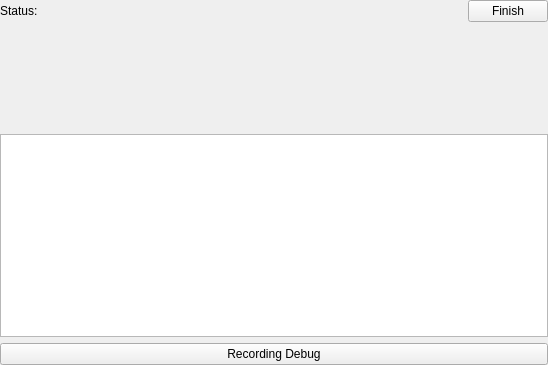
<?xml version="1.0" encoding="UTF-8"?>
<ui version="4.0">
 <class>RecordingPage</class>
 <widget class="QWidget" name="RecordingPage">
  <property name="geometry">
   <rect>
    <x>0</x>
    <y>0</y>
    <width>548</width>
    <height>365</height>
   </rect>
  </property>
  <property name="windowTitle">
   <string>Form</string>
  </property>
  <layout class="QVBoxLayout" name="verticalLayout">
   <property name="leftMargin">
    <number>0</number>
   </property>
   <property name="topMargin">
    <number>0</number>
   </property>
   <property name="rightMargin">
    <number>0</number>
   </property>
   <property name="bottomMargin">
    <number>0</number>
   </property>
   <item>
    <layout class="QHBoxLayout" name="horizontalLayout">
     <property name="leftMargin">
      <number>0</number>
     </property>
     <item>
      <layout class="QVBoxLayout" name="verticalLayout_3">
       <property name="rightMargin">
        <number>0</number>
       </property>
       <property name="bottomMargin">
        <number>0</number>
       </property>
       <item>
        <widget class="QWidget" name="horizontalWidget" native="true">
         <property name="sizePolicy">
          <sizepolicy hsizetype="Preferred" vsizetype="Maximum">
           <horstretch>0</horstretch>
           <verstretch>0</verstretch>
          </sizepolicy>
         </property>
         <layout class="QHBoxLayout" name="horizontalLayout_2">
          <property name="leftMargin">
           <number>0</number>
          </property>
          <property name="topMargin">
           <number>0</number>
          </property>
          <property name="rightMargin">
           <number>0</number>
          </property>
          <property name="bottomMargin">
           <number>0</number>
          </property>
          <item>
           <widget class="QLabel" name="label">
            <property name="sizePolicy">
             <sizepolicy hsizetype="Maximum" vsizetype="Preferred">
              <horstretch>0</horstretch>
              <verstretch>0</verstretch>
             </sizepolicy>
            </property>
            <property name="text">
             <string>Status:</string>
            </property>
           </widget>
          </item>
          <item>
           <widget class="QLabel" name="statusLabel">
            <property name="text">
             <string/>
            </property>
           </widget>
          </item>
          <item>
           <widget class="QPushButton" name="cancelButton">
            <property name="sizePolicy">
             <sizepolicy hsizetype="Maximum" vsizetype="Fixed">
              <horstretch>0</horstretch>
              <verstretch>0</verstretch>
             </sizepolicy>
            </property>
            <property name="toolTip">
             <string>Stop recording</string>
            </property>
            <property name="text">
             <string>Finish</string>
            </property>
            <property name="icon">
             <iconset resource="icons.qrc">
              <normaloff>:/icons/stop-line.png</normaloff>:/icons/stop-line.png</iconset>
            </property>
           </widget>
          </item>
         </layout>
        </widget>
       </item>
       <item>
        <widget class="QWidget" name="waveformWidget" native="true">
         <property name="sizePolicy">
          <sizepolicy hsizetype="Expanding" vsizetype="Preferred">
           <horstretch>0</horstretch>
           <verstretch>0</verstretch>
          </sizepolicy>
         </property>
         <property name="minimumSize">
          <size>
           <width>0</width>
           <height>100</height>
          </size>
         </property>
         <layout class="QVBoxLayout" name="verticalLayout_4">
          <property name="spacing">
           <number>0</number>
          </property>
          <property name="leftMargin">
           <number>0</number>
          </property>
          <property name="topMargin">
           <number>0</number>
          </property>
          <property name="rightMargin">
           <number>0</number>
          </property>
          <property name="bottomMargin">
           <number>0</number>
          </property>
          <item>
           <layout class="QVBoxLayout" name="waveformLayout">
            <property name="spacing">
             <number>5</number>
            </property>
           </layout>
          </item>
         </layout>
        </widget>
       </item>
      </layout>
     </item>
    </layout>
   </item>
   <item>
    <widget class="QListWidget" name="resultListWidget"/>
   </item>
   <item>
    <widget class="QPushButton" name="debugButton">
     <property name="text">
      <string>Recording Debug</string>
     </property>
    </widget>
   </item>
  </layout>
 </widget>
 <resources>
  <include location="icons.qrc"/>
 </resources>
 <connections/>
</ui>
